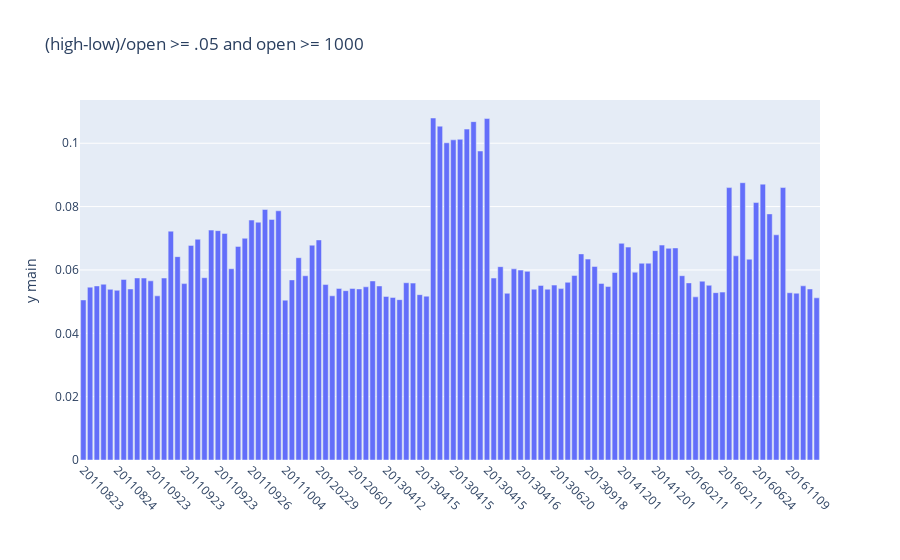

The notebook cell this image was saved under:
### Code cell
dfgbb = df_gold_big_bars.sort_values('settle_date')
dfgbb.index = list(range(len(dfgbb)))
dfgbb['num'] = dfgbb.index
iplot(plotly_plot(df_in=dfgbb[['num','hilo_perc']],
                  x_column='num',bar_plot=True,
                  plot_title='(high-low)/open >= .05 and open >= 1000',
                  x_value_labels=dfgbb.settle_date.values))
